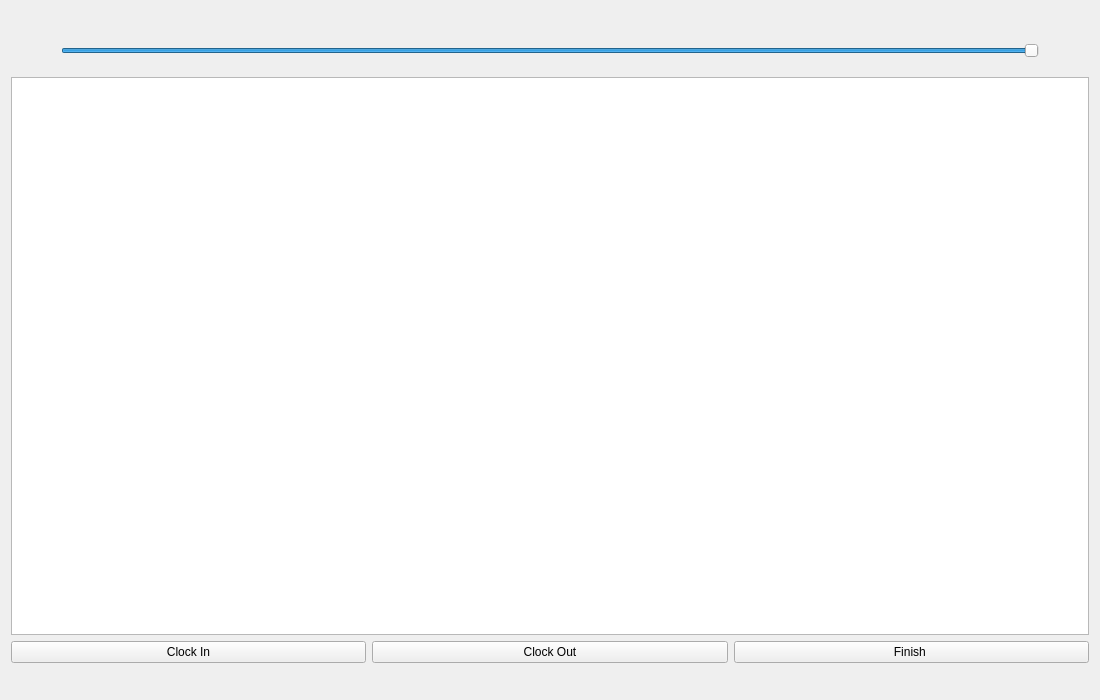
      <widget class="QWidget" name="employee">
       <property name="sizePolicy">
        <sizepolicy hsizetype="Preferred" vsizetype="Preferred">
         <horstretch>0</horstretch>
         <verstretch>0</verstretch>
        </sizepolicy>
       </property>
       <property name="minimumSize">
        <size>
         <width>1100</width>
         <height>700</height>
        </size>
       </property>
       <layout class="QGridLayout" name="gridLayout_14">
        <item row="1" column="0">
         <layout class="QVBoxLayout" name="verticalLayout_2">
          <item>
           <widget class="QLabel" name="employee_time_label">
            <property name="text">
             <string/>
            </property>
            <property name="alignment">
             <set>Qt::AlignCenter</set>
            </property>
           </widget>
          </item>
          <item>
           <layout class="QHBoxLayout" name="horizontalLayout_3">
            <item>
             <spacer name="horizontalSpacer_8">
              <property name="orientation">
               <enum>Qt::Horizontal</enum>
              </property>
              <property name="sizeType">
               <enum>QSizePolicy::Fixed</enum>
              </property>
              <property name="sizeHint" stdset="0">
               <size>
                <width>50</width>
                <height>20</height>
               </size>
              </property>
             </spacer>
            </item>
            <item>
             <widget class="QSlider" name="employee_slider">
              <property name="minimumSize">
               <size>
                <width>30</width>
                <height>40</height>
               </size>
              </property>
              <property name="maximum">
               <number>10</number>
              </property>
              <property name="pageStep">
               <number>0</number>
              </property>
              <property name="sliderPosition">
               <number>10</number>
              </property>
              <property name="orientation">
               <enum>Qt::Horizontal</enum>
              </property>
             </widget>
            </item>
            <item>
             <spacer name="horizontalSpacer_9">
              <property name="orientation">
               <enum>Qt::Horizontal</enum>
              </property>
              <property name="sizeType">
               <enum>QSizePolicy::Fixed</enum>
              </property>
              <property name="sizeHint" stdset="0">
               <size>
                <width>50</width>
                <height>20</height>
               </size>
              </property>
             </spacer>
            </item>
           </layout>
          </item>
          <item>
           <widget class="QTableWidget" name="employee_employee_table">
            <property name="sizePolicy">
             <sizepolicy hsizetype="Expanding" vsizetype="Expanding">
              <horstretch>0</horstretch>
              <verstretch>0</verstretch>
             </sizepolicy>
            </property>
            <property name="font">
             <font>
              <family>Consolas</family>
              <pointsize>20</pointsize>
              <weight>50</weight>
              <bold>false</bold>
             </font>
            </property>
           </widget>
          </item>
          <item>
           <layout class="QHBoxLayout" name="horizontalLayout_5">
            <item>
             <widget class="QPushButton" name="employee_clockin">
              <property name="text">
               <string>Clock In</string>
              </property>
             </widget>
            </item>
            <item>
             <widget class="QPushButton" name="employee_clockout">
              <property name="text">
               <string>Clock Out</string>
              </property>
             </widget>
            </item>
            <item>
             <widget class="QPushButton" name="employee_finished">
              <property name="text">
               <string>Finish </string>
              </property>
             </widget>
            </item>
           </layout>
          </item>
          <item>
           <layout class="QHBoxLayout" name="horizontalLayout_14">
            <item>
             <widget class="QLabel" name="employee_employee_time">
              <property name="minimumSize">
               <size>
                <width>0</width>
                <height>20</height>
               </size>
              </property>
              <property name="text">
               <string/>
              </property>
             </widget>
            </item>
           </layout>
          </item>
         </layout>
        </item>
       </layout>
      </widget>
